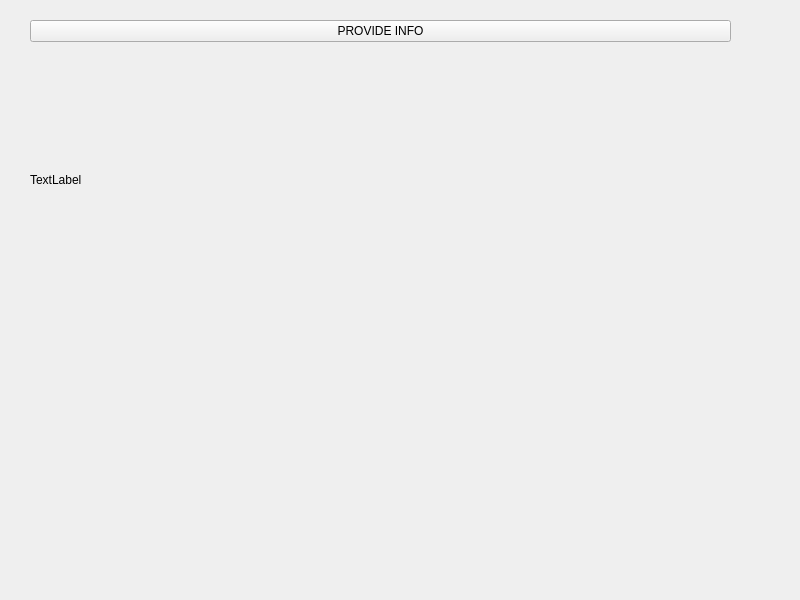
<?xml version="1.0" encoding="UTF-8"?>
<ui version="4.0">
 <class>Widget</class>
 <widget class="QWidget" name="Widget">
  <property name="geometry">
   <rect>
    <x>0</x>
    <y>0</y>
    <width>800</width>
    <height>600</height>
   </rect>
  </property>
  <property name="windowTitle">
   <string>Widget</string>
  </property>
  <widget class="QWidget" name="">
   <property name="geometry">
    <rect>
     <x>30</x>
     <y>20</y>
     <width>701</width>
     <height>291</height>
    </rect>
   </property>
   <layout class="QVBoxLayout" name="verticalLayout">
    <item>
     <widget class="QPushButton" name="ProvideInfopushButton">
      <property name="text">
       <string>PROVIDE INFO</string>
      </property>
     </widget>
    </item>
    <item>
     <widget class="QLabel" name="infolabel">
      <property name="text">
       <string>TextLabel</string>
      </property>
     </widget>
    </item>
   </layout>
  </widget>
 </widget>
 <resources/>
 <connections/>
</ui>
